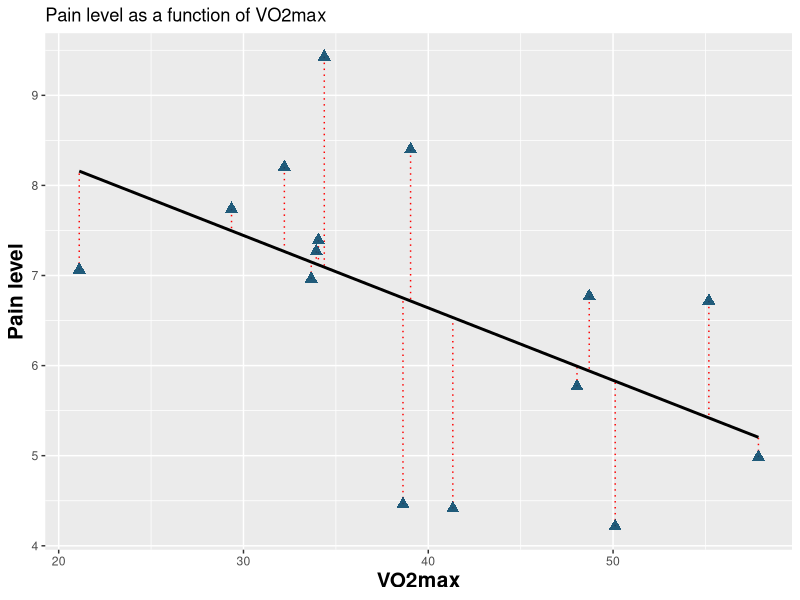
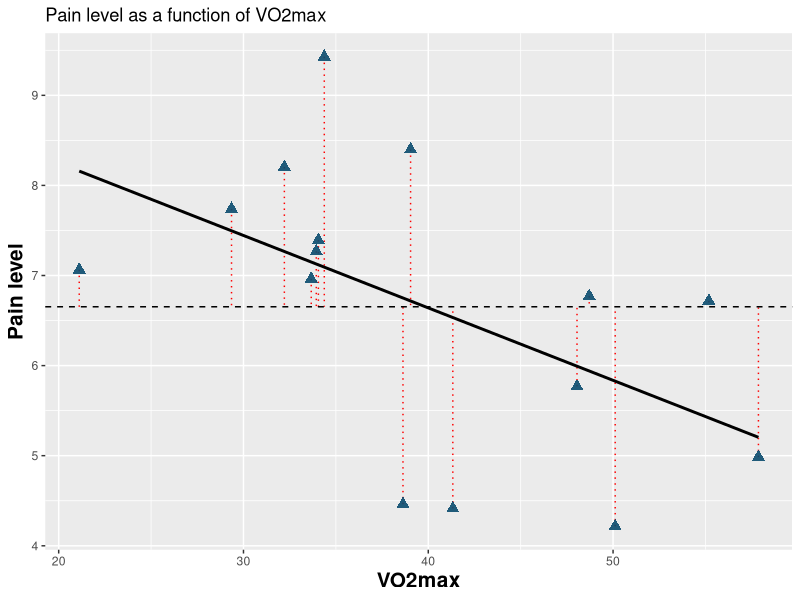

These figures' R source, in order: (Note: this script raises an error after producing the figures.)
library(tidyverse)


# SIMPLE REGRESSION ----
## Data simulation ----
## Context 👇
## We have be provided with pain intensity on the forearm at a standard heat level,
## as well as the age and the VO2max of 15 participants.

set.seed(42)
n <- 15 # Number of participants
simpleRegression.data <- tibble(
  id = 1:n,
  # Generate a set of 15 random normally-distributed number for both variables
  vo2max = rnorm(n, mean = 35, sd = 10),
  pain = 7 - scale(vo2max)[,1] + rnorm(n, mean = 0, sd = 1)
)

## Linear regression with optim() ----

# This is the function were are trying to minimize, i.e., the error sum of squares
# This actually just measures the sum of the squared residuals
sse <- function(params, x, y){
  b0 <- params[1]                      # Intercept
  b1 <- params[2]                      # Slope
  predictions <- b0 + b1*x             # Traditional regression formula
  residuals <- y - predictions         # Vector containing all residuals
  sum(residuals^2)                     # Error sum of squares
}

# Optimize the function SSE, i.e., finds params allowing sse to return the lowest value
optim(
  par = c(b0 = 10, b1 = -1),
  fn = sse,
  x = simpleRegression.data$vo2max,
  y = simpleRegression.data$pain,
  control = list(
    reltol = 1e-16
  )
)

## Linear regression using closed-form equation ----
# We need our data as vector for further use
vo2max.vector <- simpleRegression.data$vo2max
pain.vector <- simpleRegression.data$pain

# Linear algebra
X <- cbind(1, vo2max.vector)   # Design matrix (X)
y <- pain.vector               # Response vector (y)

varianceCovariance <- t(X) %*% X
crossproduct <- t(X) %*% y
varianceCovarianceInverse <- solve(varianceCovariance)
betas <- varianceCovarianceInverse %*% crossproduct

# Additional challenges....
# Can you figure out why these lines give the elements of the variance-covariance matrix?
sum(X[,1] * t(X)[1,])   # First element
sum(X[,2] * t(X)[2,])   # Diagonal
sum(X[,1] * t(X)[2,])   # Off-diagonal (top-right)
sum(X[,2] * t(X)[1])    # Off-diagonal (bottom-left)
# Can you figure out why these lines give us both rows of the cross-product matrix?
sum(t(X)[1,] * y) # First row
sum(t(X)[2,] * y) # Second row
# Can you figure out why these lines give us the betas?
sum(varianceCovarianceInverse[1,] * crossproduct[,1])
sum(varianceCovarianceInverse[2,] * crossproduct[,1])


## Linear model with lm() ----
regression.lm <- lm(data = simpleRegression.data, pain ~ vo2max)
summary(regression.lm)

## Scatterplot ----
# Average value of pain levels across all 15 subjects
regression.mean <- mean(simpleRegression.data$pain)

simpleRegressionResiduals.plot <- simpleRegression.data %>%
  mutate(predictedPain = predict(regression.lm)) %>%
  ggplot(aes(x = vo2max, y = pain)) +
    geom_segment(aes(x = vo2max, xend = vo2max, yend = predictedPain),
                 linetype = 'dotted', color = 'red', linewidth  = 0.5) +
    geom_point(shape = 'triangle', color = '#0a4c6e', alpha = 0.9, size = 3) +
    geom_smooth(method = 'lm', se = FALSE, color = 'black') +
    labs(title = 'Pain level as a function of VO2max',
         x = 'VO2max', y = 'Pain level') +
    theme(
      axis.title = element_text(size = 15, face = 'bold'),
      legend.position = 'none'
    )

ggsave(simpleRegressionResiduals.plot, file = 'General Linear Model/Figures/plot_regression-residuals.tiff',
       width = 4, height = 3, dpi = 'retina')


simpleRegressionMean.plot <- simpleRegression.data %>%
  ggplot(aes(x = vo2max, y = pain)) +
    geom_segment(aes(x = vo2max, xend = vo2max, yend = regression.mean),
                 linetype = 'dotted', color = 'red', linewidth = 0.5) +
    geom_point(shape = 'triangle', color = '#0a4c6e', alpha = 0.9, size = 3) +
    geom_smooth(method = 'lm', se = FALSE, color = 'black') +
    geom_hline(yintercept = regression.mean, linetype = 'dashed') +
    labs(title = 'Pain level as a function of VO2max',
         x = 'VO2max', y = 'Pain level') +
    theme(
      axis.title = element_text(size = 15, face = 'bold'),
      legend.position = 'none'
    )

ggsave(simpleRegressionMean.plot, file = 'LMM vs ANOVA/Figures/plot_regression-mean.tiff',
       width = 4, height = 3, dpi = 'retina')

# ANALYSIS OF VARIANCE ----
## Data simulation ----
## Context 👇
## Thee groups: non-athletes, non-contact athletes and contact athletes
## Pain levels measured three times on the forearm of each participants

set.seed(42)
n <- 5 # n per group
groups <- c('nonAthlete', 'nonContactAthlete', 'contactAthlete')

# Simulate thermal pain in all three groups (N = 60, n = 30)
# Create a tibble containing 3 pain scores per participant
data <- purrr::map_df(groups, ~tibble(
  id = rep(1:n, each = 3),
  group = factor(.x),
  pain = case_when(
    .x == 'nonAthlete' ~ rnorm(3 * n, mean = 5.5, sd = 1),          # Higher pain
    .x == 'nonContactAthlete' ~ rnorm(3 * n, mean = 5, sd = 1.25),   # Moderate pain
    .x == 'contactAthlete' ~ rnorm(3 * n, mean = 4.5, sd = 1.15)       # Lower pain
    )
  )) %>%
  mutate(
    id = rep(1:(n * length(groups)), each = 3),
    group = factor(group,
                      labels = c('Non-athletes', 'Non-contact athletes', 'Contact athletes'))
  )

plot.groupColors = c('Non-athletes' = 'grey',
                     'Non-contact athletes' = '#0a4c6e',
                     'Contact athletes' = '#E69F00')

plot.groupShapes = c('Non-athletes' = 'circle',
                     'Non-contact athletes' = 'square',
                     'Contact athletes' = 'triangle')



data.anova <- data %>%
group_by(id, group) %>%
summarize(pain = mean(pain)) %>%
ungroup()

anova.groupMean <- data.anova %>%
  group_by(group) %>%
  summarize(groupMean = mean(pain))

data.anova <- data.anova %>%
  left_join(anova.groupMean, by = 'group')


## ANOVA ----
anova.grandMean <- mean(data.anova$pain)                             # Grand mean
anova.sst <- sum((data.anova$pain - anova.grandMean)^2)              # Total sum of squares
anova.ssm <- sum((data.anova$groupMean - anova.grandMean)^2)         # Model sum of squares
anova.dfm <- length(anova.groupMean$group) - 1                       # Model's degree of fredoom
anova.ssr <- sum((data.anova$pain - data.anova$groupMean)^2)         # Residual sum of squares
anova.dfr <- length(data.anova$id) - length(anova.groupMean$group)   # Residual's degree of freedom
anova.msm <- anova.ssm / anova.dfm                                   # Model's mean square
anova.msr <- anova.ssr / anova.dfr                                   # Residual's mean square
anova.f   <- anova.msm / anova.msr


## Scatterplots ----
  plot.sst <- ggplot(data.anova, aes(x = id, y = pain,
                                     shape = group, color = group)) +
    # Horizontal and vertical lines
    geom_hline(yintercept = anova.grandMean, linetype = 'dashed', color = 'black') +
    geom_segment(aes(x = id, xend = id, y = pain, yend = grandMean),
                 linetype = 'dotted', color = 'red', linewidth  = 0.5) +
    # Scatterplot
    geom_point(size = 2, alpha = 0.90) +
    # Aesthethic
    scale_color_manual(values = plot.groupColors) +
    scale_shape_manual(values = plot.groupShapes) +
    facet_wrap(~group, scales = 'free_x') +
    labs(title = 'Pain level for all groups',
         x = 'Participants', y = 'Pain level') +
    theme(
      axis.title.y = element_text(size = 15, face = 'bold'),
      axis.text = element_blank(),
      axis.ticks = element_blank(),
      legend.position = 'none'
    )
  
  ggsave(plot = plot.sst, file = 'LMM vs ANOVA/Figures/plot_ANOVA-sst.tiff',
         width = 4, height = 3, dpi = 'retina')
    
  
  plot.ssm <- ggplot(data.anova, aes(x = id, y = pain,
                                     shape = group, color = group)) +
    # Horizontal and vertical lines
    geom_hline(aes(yintercept = groupMean), linetype = 'dashed') +
    geom_segment(aes(x = id, xend = id, y = groupMean, yend = grandMean),
                 linetype = "dotted", color = 'red', linewidth  = 0.5) +
    geom_hline(aes(yintercept = grandMean), linetype = 'dashed') +
    geom_point(size = 2, alpha = 0.90) +
    scale_color_manual(values = plot.groupColors) +
    scale_shape_manual(values = plot.groupShapes) +
    facet_wrap(~group, scales = 'free_x') +
    labs(title = 'Pain level for all groups',
         x = 'Participants', y = 'Pain level') +
    theme(
      axis.title.y = element_text(size = 15, face = 'bold'),
      axis.text = element_blank(),
      axis.ticks = element_blank(),
      legend.position = 'none'
    )
  
  ggsave(plot = plot.ssm, file = 'LMM vs ANOVA/Figures/plot_ANOVA-ssm.tiff',
         width = 4, height = 3, dpi = 'retina')
  
  
  plot.ssr <- ggplot(data.anova, aes(x = id, y = pain,
                                     shape = group, color = group)) +
    # Horizontal and vertical lines
    geom_hline(aes(yintercept = groupMean), linetype = 'dashed') +
    geom_segment(aes(x = id, xend = id, yend = groupMean),
                 linetype = "dotted", color = 'red', linewidth  = 0.5) +
    geom_point(size = 2, alpha = 0.90) +
    scale_color_manual(values = plot.groupColors) +
    scale_shape_manual(values = plot.groupShapes) +
    facet_wrap(~group, scales = 'free_x') +
    labs(title = 'Pain level for all groups',
         x = 'Participants', y = 'Pain level') +
    theme(
      axis.title.y = element_text(size = 15, face = 'bold'),
      axis.text = element_blank(),
      axis.ticks = element_blank(),
      legend.position = 'none'
    )
  
  ggsave(plot = plot.ssr, file = 'LMM vs ANOVA/Figures/plot_ANOVA-ssr.tiff',
         width = 4, height = 3, dpi = 'retina')
